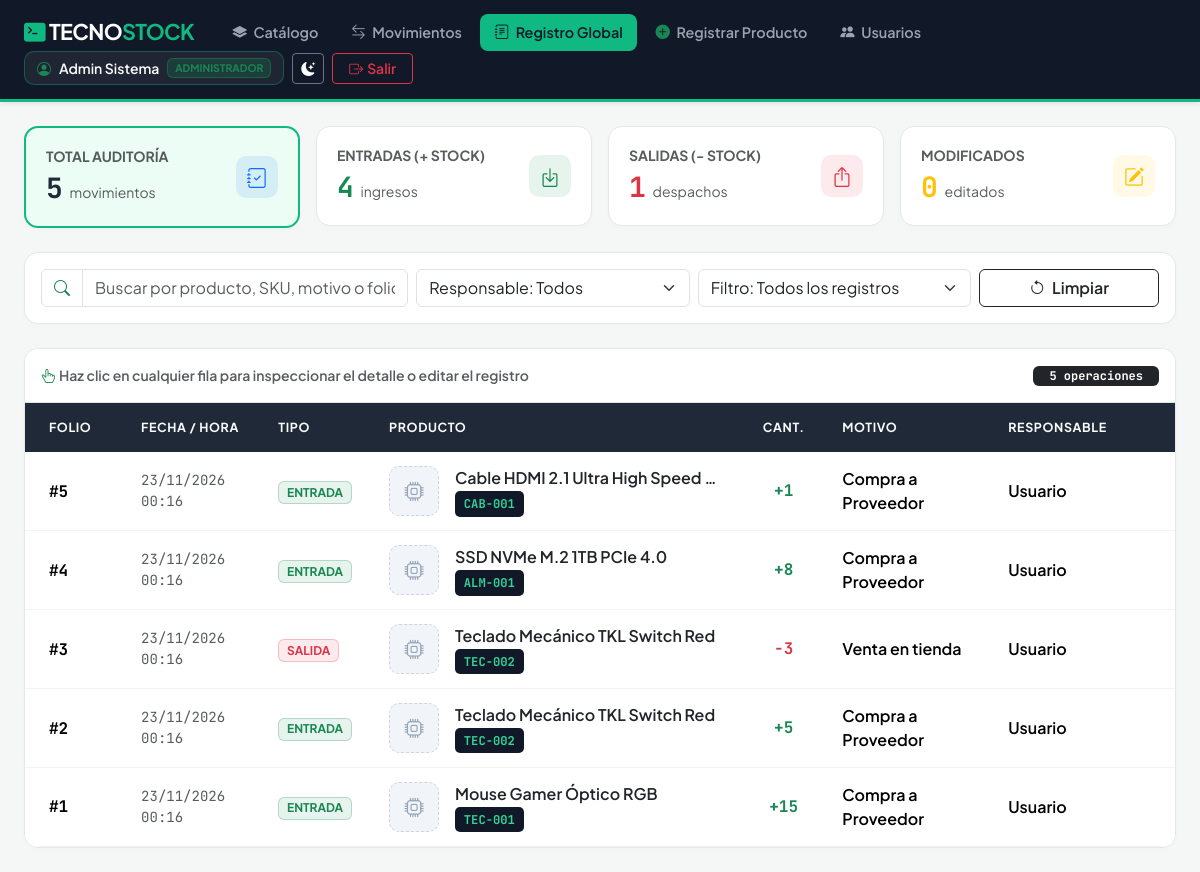
Page /historial_movimientos.php (signed in) on the committed database.
### tables this page shows
CREATE TABLE movimiento (
    id_movimiento INT AUTO_INCREMENT PRIMARY KEY,
    fecha_hora DATETIME NOT NULL DEFAULT CURRENT_TIMESTAMP,
    tipo TINYINT(1) NOT NULL CHECK (tipo IN (1, 2)),
    motivo VARCHAR(100) NOT NULL,
    cantidad INT NOT NULL CHECK (cantidad > 0),
    observacion VARCHAR(255) DEFAULT NULL,
    editado TINYINT(1) NOT NULL DEFAULT 0,
    fecha_edicion DATETIME DEFAULT NULL,
    id_producto INT NOT NULL,
    id_usuario INT NOT NULL,
    id_proveedor INT DEFAULT NULL,
    CONSTRAINT fk_movimiento_producto FOREIGN KEY (id_producto)
        REFERENCES producto(id_producto)
        ON UPDATE CASCADE
        ON DELETE RESTRICT,
    CONSTRAINT fk_movimiento_usuario FOREIGN KEY (id_usuario)
        REFERENCES usuario(id_usuario)
        ON UPDATE CASCADE
        ON DELETE RESTRICT,
    CONSTRAINT fk_movimiento_proveedor FOREIGN KEY (id_proveedor)
        REFERENCES proveedor(id_proveedor)
        ON UPDATE CASCADE
        ON DELETE RESTRICT
);

CREATE TABLE producto (
    id_producto INT AUTO_INCREMENT PRIMARY KEY,
    codigo VARCHAR(30) NOT NULL UNIQUE,
    nombre VARCHAR(120) NOT NULL,
    descripcion VARCHAR(255) DEFAULT NULL,
    imagen VARCHAR(255) DEFAULT NULL,
    precio INT NOT NULL CHECK (precio >= 0),
    stock_actual INT NOT NULL DEFAULT 0 CHECK (stock_actual >= 0),
    stock_minimo INT NOT NULL DEFAULT 0 CHECK (stock_minimo >= 0),
    estado TINYINT(1) NOT NULL DEFAULT 1,
    id_categoria INT NOT NULL,
    id_proveedor INT DEFAULT NULL,
    CONSTRAINT fk_producto_categoria FOREIGN KEY (id_categoria)
        REFERENCES categoria(id_categoria)
        ON UPDATE CASCADE
        ON DELETE RESTRICT,
    CONSTRAINT fk_producto_proveedor FOREIGN KEY (id_proveedor)
        REFERENCES proveedor(id_proveedor)
        ON UPDATE CASCADE
        ON DELETE RESTRICT
);

CREATE TABLE usuario (
    id_usuario INT AUTO_INCREMENT PRIMARY KEY,
    rut VARCHAR(15) NOT NULL UNIQUE,
    nombre VARCHAR(100) NOT NULL,
    apellido_paterno VARCHAR(60) NOT NULL,
    apellido_materno VARCHAR(60) NOT NULL,
    correo VARCHAR(120) NOT NULL UNIQUE,
    telefono VARCHAR(25) DEFAULT NULL,
    direccion VARCHAR(255) DEFAULT NULL,
    clave VARCHAR(255) NOT NULL,
    rol TINYINT(1) NOT NULL DEFAULT 2 CHECK (rol IN (1, 2)),
    estado TINYINT(1) NOT NULL DEFAULT 1
);

### historial_movimientos.php (the view, shortened to what this page needs)
<?php
require_once 'config/conexion.php';
$idUsuario     = (int)$_SESSION['id_usuario'];
$rolUsuario    = (int)$_SESSION['rol'];
$todosMovs = $pdo->query("
    SELECT m.*, p.codigo AS prod_codigo, p.nombre AS prod_nombre, p.imagen AS prod_imagen,
           u.nombre AS usuario_nombre, u.rol AS usuario_rol,
           pr.razon_social AS proveedor_nombre
    FROM movimiento m
    INNER JOIN producto p ON m.id_producto = p.id_producto
    INNER JOIN usuario u ON m.id_usuario = u.id_usuario
    LEFT JOIN proveedor pr ON m.id_proveedor = pr.id_proveedor
    ORDER BY m.fecha_hora DESC, m.id_movimiento DESC
")->fetchAll();
$totalOps      = count($todosMovs);
$totalEntradas = 0;
$totalSalidas  = 0;
$totalEditados = 0;
foreach ($todosMovs as $mv) {
    if ((int)$mv['tipo'] === 1) $totalEntradas++;
    else $totalSalidas++;
}
?>
<!DOCTYPE html>
<html lang="es">
<head>
    <link href="https://cdn.jsdelivr.net/npm/bootstrap@5.3.3/dist/css/bootstrap.min.css" rel="stylesheet">
    <link href="https://cdn.jsdelivr.net/npm/bootstrap-icons@1.11.3/font/bootstrap-icons.min.css" rel="stylesheet">
    <link href="assets/theme.css" rel="stylesheet">
</head>
<body>
<?php include 'includes/navbar.php'; ?>
<main class="container-fluid px-4 py-4" style="max-width: 1420px;">
    <div class="row g-3 mb-4">
        <div class="col-sm-6 col-lg-3">
            <div class="kpi-tile kpi-selected" id="tileGlobalTodos" onclick="filtrarPorTileGlobal('todos', this)">
                <div class="d-flex align-items-center justify-content-between">
                    <div>
                        <span class="text-muted small fw-bold text-uppercase d-block">Total Auditoría</span>
                        <span class="fs-3 fw-bold mono"><?= $totalOps ?></span>
                        <span class="text-muted small ms-1">movimientos</span>
                    </div>
                    <div class="kpi-icon-box bg-primary bg-opacity-10 text-primary">
                        <i class="bi bi-journal-check"></i>
                    </div>
                </div>
            </div>
        </div>
        <div class="col-sm-6 col-lg-3">
            <div class="kpi-tile" id="tileGlobalEntradas" onclick="filtrarPorTileGlobal('1', this)">
                <div class="d-flex align-items-center justify-content-between">
                    <div>
                        <span class="text-muted small fw-bold text-uppercase d-block">Entradas (+ Stock)</span>
                        <span class="fs-3 fw-bold mono text-success"><?= $totalEntradas ?></span>
                        <span class="text-muted small ms-1">ingresos</span>
                    </div>
                    <div class="kpi-icon-box bg-success bg-opacity-10 text-success">
                        <i class="bi bi-box-arrow-in-down"></i>
                    </div>
                </div>
            </div>
        </div>
        <div class="col-sm-6 col-lg-3">
            <div class="kpi-tile kpi-danger-tile" id="tileGlobalSalidas" onclick="filtrarPorTileGlobal('2', this)">
                <div class="d-flex align-items-center justify-content-between">
                    <div>
                        <span class="text-muted small fw-bold text-uppercase d-block">Salidas (- Stock)</span>
                        <span class="fs-3 fw-bold mono text-danger"><?= $totalSalidas ?></span>
                        <span class="text-muted small ms-1">despachos</span>
                    </div>
                    <div class="kpi-icon-box bg-danger bg-opacity-10 text-danger">
                        <i class="bi bi-box-arrow-up"></i>
                    </div>
                </div>
            </div>
        </div>
        <div class="col-sm-6 col-lg-3">
            <div class="kpi-tile" id="tileGlobalEditados" onclick="filtrarPorTileGlobal('editados', this)">
                <div class="d-flex align-items-center justify-content-between">
                    <div>
                        <span class="text-muted small fw-bold text-uppercase d-block">Modificados</span>
                        <span class="fs-3 fw-bold mono text-warning"><?= $totalEditados ?></span>
                        <span class="text-muted small ms-1">editados</span>
                    </div>
                    <div class="kpi-icon-box bg-warning bg-opacity-10 text-warning">
                        <i class="bi bi-pencil-square"></i>
                    </div>
                </div>
            </div>
        </div>
    </div>
    <div class="filter-bar p-3 mb-4">
        <div class="row g-2 align-items-center">
            <div class="col-md-4">
                <div class="input-group">
                    <span class="input-group-text bg-white text-success"><i class="bi bi-search"></i></span>
                    <input type="text" id="filtroProducto" class="form-control" autocomplete="off"
                           placeholder="Buscar por producto, SKU, motivo o folio...">
                </div>
            </div>
            <div class="col-md-3">
                <select id="filtroUsuario" class="form-select">
                    <option value="">Responsable: Todos</option>
                </select>
            </div>
            <div class="col-md-3">
                <select id="filtroTipo" class="form-select">
                    <option value="">Filtro: Todos los registros</option>
                </select>
            </div>
            <div class="col-md-2 d-flex align-items-center gap-2">
                <button type="button" onclick="limpiarFiltrosGlobal()" class="btn btn-outline-dark w-100 fw-semibold">
                    <i class="bi bi-arrow-counterclockwise me-1"></i> Limpiar
                </button>
            </div>
        </div>
    </div>
    <div class="panel-card">
        <div class="p-3 bg-white border-bottom d-flex justify-content-between align-items-center">
            <span class="small text-muted fw-semibold">
                <i class="bi bi-hand-index-thumb text-success me-1"></i>Haz clic en cualquier fila para inspeccionar el detalle <?= $rolUsuario === 1 ? 'o editar el registro' : '' ?>
            </span>
            <span class="badge bg-dark mono px-3 py-1" id="contadorOperaciones"><?= $totalOps ?> operaciones</span>
        </div>
        <div class="table-responsive">
            <table class="table table-hover align-middle mb-0">
                <thead>
                    <tr>
                        <th class="ps-4" style="width: 115px;">Folio</th>
                        <th style="width: 155px;">Fecha / Hora</th>
                        <th style="width: 115px;">Tipo</th>
                        <th>Producto</th>
                        <th class="text-center" style="width: 95px;">Cant.</th>
                        <th style="width: 210px;">Motivo</th>
                        <th class="pe-4" style="width: 220px;">Responsable</th>
                    </tr>
                </thead>
                <tbody id="tbodyMovimientos">
                    <?php if (empty($todosMovs)): ?>
                        <tr>
                            <td colspan="7" class="text-center py-5 text-muted">
                                <i class="bi bi-journal-x fs-1 d-block mb-2 opacity-50"></i>
                                No existen movimientos registrados en el sistema.
                            </td>
                        </tr>
                    <?php else: ?>
                        <?php foreach ($todosMovs as $m): ?>
                            <?php
                                $esMio = ((int)$m['id_usuario'] === $idUsuario);
                                $puedeEditar = ($esMio || $rolUsuario === 1);
                                $infoMov = htmlspecialchars(json_encode([
                                    "id"            => (int)$m["id_movimiento"],
                                    "fecha"         => date("d/m/Y H:i", strtotime($m["fecha_hora"])),
                                    "tipo"          => (int)$m["tipo"],
                                    "codigo"        => $m["prod_codigo"],
                                    "producto"      => $m["prod_nombre"],
                                    "imagen"        => $m["prod_imagen"] ?? "",
                                    "cantidad"      => (int)$m["cantidad"],
                                    "motivo"        => $m["motivo"],
                                    "obs"           => $m["observacion"] ?? "Sin observaciones",
                                    "proveedor"     => $m["proveedor_nombre"] ?? "No aplica",
                                    "usuario"       => $m["usuario_nombre"],
                                    "es_mio"        => $puedeEditar,
                                    "editado"       => (int)$m["editado"],
                                    "fecha_edicion" => $m["fecha_edicion"] ? date("d/m/Y H:i", strtotime($m["fecha_edicion"])) : ""
                                ], JSON_UNESCAPED_UNICODE | JSON_UNESCAPED_SLASHES), ENT_QUOTES, 'UTF-8');
                            ?>
                            <tr class="fila-clicable fila-movimiento"
                                data-folio="<?= (int)$m['id_movimiento'] ?>"
                                data-codigo="<?= htmlspecialchars(mb_strtolower($m['prod_codigo'])) ?>"
                                data-producto="<?= htmlspecialchars(mb_strtolower($m['prod_nombre'])) ?>"
                                data-motivo="<?= htmlspecialchars(mb_strtolower($m['motivo'])) ?>"
                                data-usuario="<?= (int)$m['id_usuario'] ?>"
                                data-tipo="<?= (int)$m['tipo'] ?>"
                                data-editado="<?= (int)$m['editado'] ?>"
                                data-mov="<?= $infoMov ?>"
                                onclick="abrirDetalleDesdeFila(this)">
                                <td class="ps-4">
                                    <span class="fw-bold mono">#<?= $m['id_movimiento'] ?></span>
                                </td>
                                <td class="mono small text-muted"><?= date('d/m/Y H:i', strtotime($m['fecha_hora'])) ?></td>
                                <td>
                                    <?php if ((int)$m['tipo'] === 1): ?>
                                        <span class="badge bg-success bg-opacity-10 text-success border border-success border-opacity-25">ENTRADA</span>
                                    <?php else: ?>
                                        <span class="badge bg-danger bg-opacity-10 text-danger border border-danger border-opacity-25">SALIDA</span>
                                    <?php endif; ?>
                                </td>
                                <td>
                                    <div class="d-flex align-items-center gap-3">
                                        <div class="min-w-0">
                                            <div class="fw-semibold text-dark text-truncate" style="max-width: 270px;">
                                                <?= htmlspecialchars($m['prod_nombre']) ?>
                                            </div>
                                            <span class="sku-tag mono"><?= htmlspecialchars($m['prod_codigo']) ?></span>
                                        </div>
                                    </div>
                                </td>
                                <td class="text-center fw-bold fs-6 mono <?= (int)$m['tipo'] === 1 ? 'text-success' : 'text-danger' ?>">
                                    <?= (int)$m['tipo'] === 1 ? '+' : '-' ?><?= $m['cantidad'] ?>
                                </td>
                                <td class="fw-semibold"><?= htmlspecialchars($m['motivo']) ?></td>
                                <td class="pe-4">
                                    <span class="fw-semibold"><?= htmlspecialchars($m['usuario_nombre']) ?></span>
                                </td>
                            </tr>
                        <?php endforeach; ?>
                    <?php endif; ?>
                </tbody>
            </table>
        </div>
    </div>
</main>
</body>
</html>

### assets/theme.css (style rules this page uses)
html { overflow-y: scroll; }
body { transition: background-color 0.2s ease, color 0.2s ease; }

### historial_movimientos.php (style rules this page uses)
:root { --emerald-primary: #10b981; --emerald-dark: #059669; --coral-danger: #ef4444; }
body { font-family: 'Plus Jakarta Sans', sans-serif; background-color: #f4f7f6; color: #1f2937; }
.mono { font-family: 'JetBrains Mono', monospace; }
.kpi-tile { background: #ffffff; border-radius: 14px; border: 1px solid #e5e7eb; padding: 1.1rem 1.25rem; cursor: pointer; transition: all 0.2s ease; box-shadow: 0 2px 6px rgba(0,0,0,0.02); }
.kpi-tile.kpi-selected { border: 2px solid var(--emerald-primary); background-color: #ecfdf5; }
.kpi-icon-box { width: 42px; height: 42px; border-radius: 10px; display: flex; align-items: center; justify-content: center; font-size: 1.25rem; }
.filter-bar, .panel-card { background: #fff; border-radius: 14px; border: 1px solid #e5e7eb; box-shadow: 0 2px 6px rgba(0,0,0,0.02); }
.panel-card { overflow: hidden; min-height: 440px; }
#tbodyMovimientos { transition: opacity 0.14s ease; }
.table thead th { background-color: #1f2937; color: #f9fafb; font-size: 0.78rem; text-transform: uppercase; letter-spacing: 0.05em; padding: 0.95rem 1rem; border: none; }
.table tbody td { padding: 0.85rem 1rem; vertical-align: middle; border-bottom: 1px solid #f3f4f6; }
.sku-tag { background-color: #111827; color: #34d399; padding: 0.22rem 0.55rem; border-radius: 5px; font-size: 0.76rem; font-weight: 700; display: inline-block; white-space: nowrap; }
.fila-clicable { cursor: pointer; transition: background 0.15s; }

### rows in the picture
movimiento: id_movimiento "5", fecha_hora "23/11/2026 00:16", tipo "ENTRADA", id_producto.nombre "Cable HDMI 2.1 Ultra High Speed…", id_producto.codigo "CAB-001", cantidad "1", motivo "Compra a Proveedor", id_usuario.nombre "Usuario"
movimiento: id_movimiento "4", fecha_hora "23/11/2026 00:16", tipo "ENTRADA", id_producto.nombre "SSD NVMe M.2 1TB PCIe 4.0", id_producto.codigo "ALM-001", cantidad "8", motivo "Compra a Proveedor", id_usuario.nombre "Usuario"
movimiento: id_movimiento "3", fecha_hora "23/11/2026 00:16", tipo "SALIDA", id_producto.nombre "Teclado Mecánico TKL Switch Red", id_producto.codigo "TEC-002", cantidad "3", motivo "Venta en tienda", id_usuario.nombre "Usuario"
movimiento: id_movimiento "2", fecha_hora "23/11/2026 00:16", tipo "ENTRADA", id_producto.nombre "Teclado Mecánico TKL Switch Red", id_producto.codigo "TEC-002", cantidad "5", motivo "Compra a Proveedor", id_usuario.nombre "Usuario"
movimiento: id_movimiento "1", fecha_hora "23/11/2026 00:16", tipo "ENTRADA", id_producto.nombre "Mouse Gamer Óptico RGB", id_producto.codigo "TEC-001", cantidad "15", motivo "Compra a Proveedor", id_usuario.nombre "Usuario"

### other values in the picture
$navNombre "Admin Sistema"
obtenerNombreRol($navRol) "ADMINISTRADOR"
$totalOps "5"
$totalEntradas "4"
$totalSalidas "1"
$totalEditados "0"
